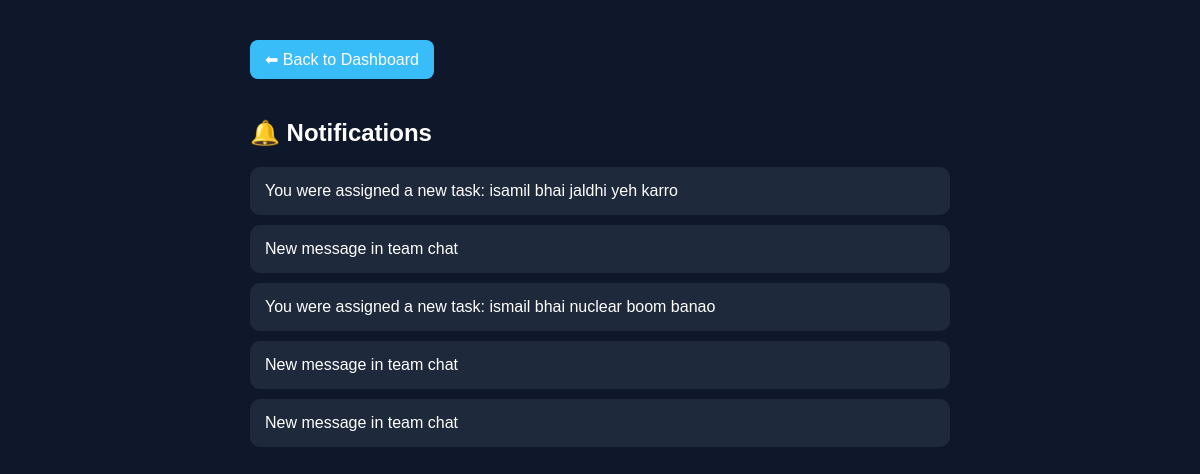
Page /notifications (signed in) on the committed database.
### tables this page shows
CREATE TABLE notifications (
    id INTEGER PRIMARY KEY AUTOINCREMENT,
    username TEXT,
    message TEXT,
    is_read INTEGER DEFAULT 0,
    created_at DATETIME DEFAULT CURRENT_TIMESTAMP
);

### app.py (the view)
@app.route("/notifications")
def notifications():
    if not session.get("logged_in"):
        return redirect("/login")
    username = session.get("username")
    conn = sqlite3.connect("users.db",timeout=10)
    cursor = conn.cursor()
    cursor.execute(
        "SELECT * FROM notifications WHERE username=? ORDER BY id DESC",
        (username,)
    )
    notifications = cursor.fetchall()
    cursor.execute(
        "UPDATE notifications SET is_read=1 WHERE username=?",
        (username,)
    )
    conn.commit()
    conn.close()
    return render_template(
        "notifications.html",
        notifications=notifications
    )

### templates/notifications.html (shortened to what this page needs)
<!DOCTYPE html>
<html>
<head>
</head>
<body>
<div class="container">
<a href="/dashboard" class="back">
⬅ Back to Dashboard
</a>
<h2>🔔 Notifications</h2>
{% for n in notifications %}
<div class="card">
{{ n[2] }}
</div>
{% endfor %}
</div>
</body>
</html>

### templates/notifications.html (style rules this page uses)
body { margin:0; font-family:Poppins,sans-serif; background:#0f172a; color:white; }
.container { padding:40px; max-width:700px; margin:auto; }
.card { background:#1e293b; padding:15px; border-radius:10px; margin-bottom:10px; }
.back { display:inline-block; margin-bottom:20px; background:#38bdf8; padding:10px 15px; border-radius:8px; color:white; text-decoration:none; }

### rows in the picture
notifications: message "You were assigned a new task: isamil bhai jaldhi yeh karro"
notifications: message "New message in team chat"
notifications: message "You were assigned a new task: ismail bhai nuclear boom banao"
notifications: message "New message in team chat"
notifications: message "New message in team chat"
